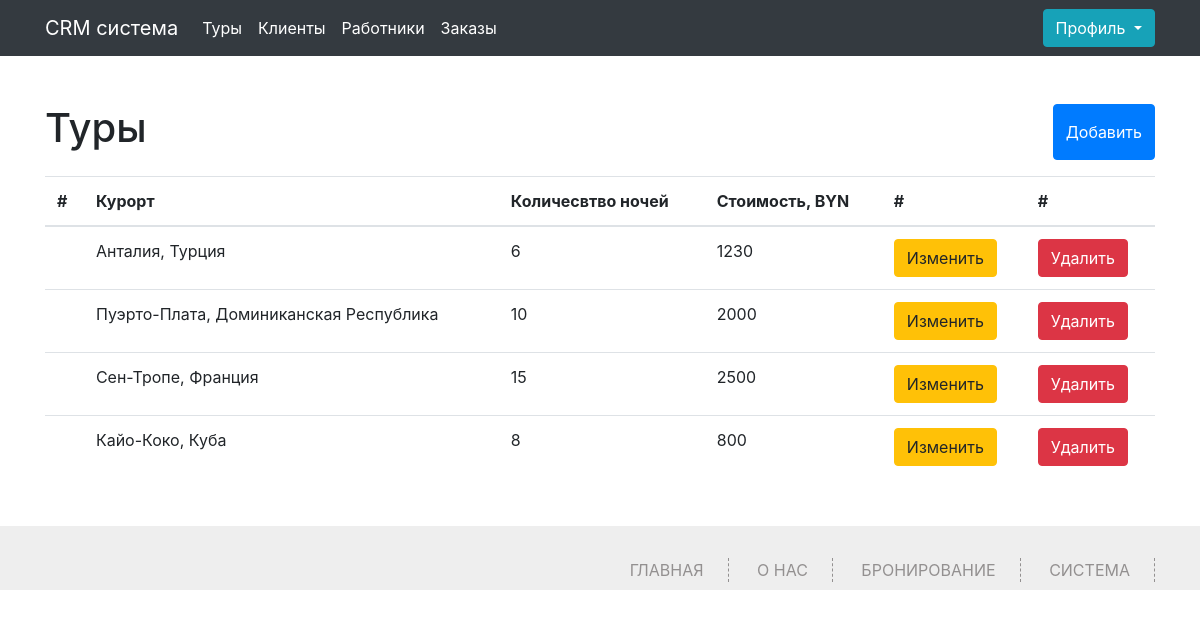
The page /tur (signed in) on the database as committed earlier.
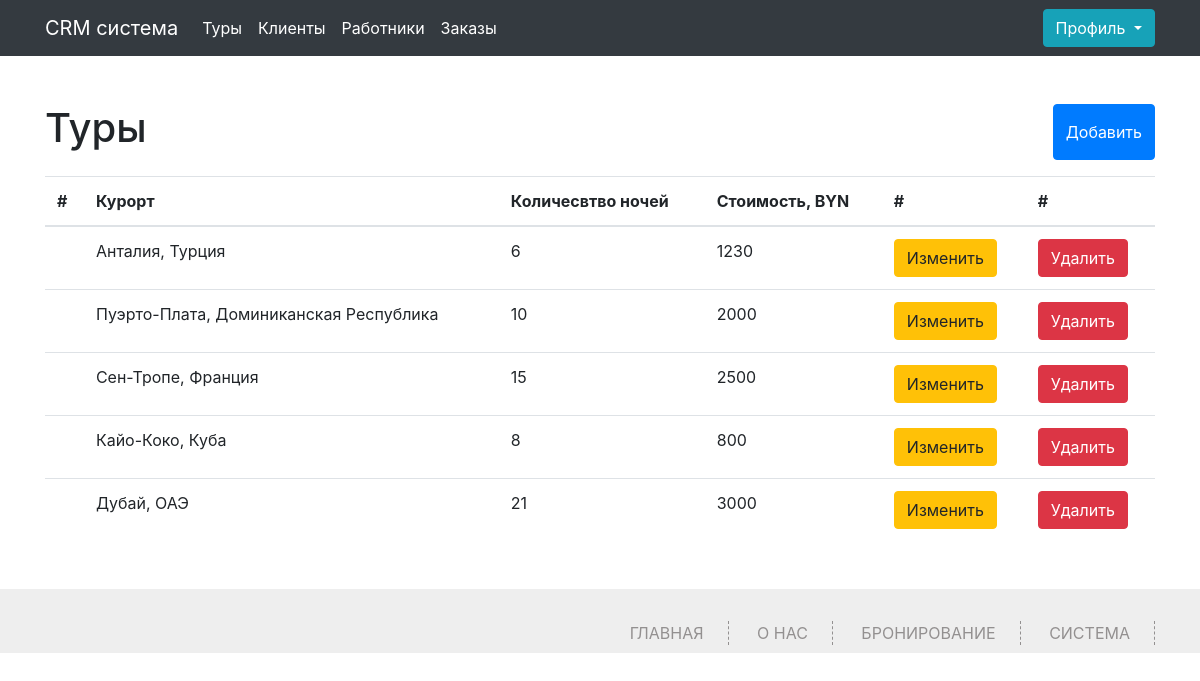
The same page on the database as committed later.
### app.py (models this page shows, shortened)
class Tur(db.Model):
    id = db.Column(db.Integer,primary_key=True)
    title = db.Column(db.String(100))
    price = db.Column(db.Integer)
    duration = db.Column(db.Integer)
    order_id = db.relationship('Orders', backref='tur', lazy='dynamic')

### app.py (the view, shortened to what this page needs)
@app.route('/tur', methods=['GET', 'POST'])
def tur():
    if 'name' not in session:
        abort(401)
    turs = Tur.query.all()
    return render_template("tur.html",turs=turs)

### app.py (called while the page is built)
@app.context_processor
def inject_user():
    def get_user_name():
        if 'name' in session:
            return Worker.query.filter_by(phone=session['name']).first()
    return dict(active_user=get_user_name())

### templates/tur.html (shortened to what this page needs)
{% extends 'base.html' %}
{% block main %}
<div class="container">
	<div class="content my-5">
		<div class="d-flex justify-content-between my-3">
			<h1>Туры</h1>
			<button type="button" class="btn btn-primary" data-toggle="modal" data-target="#exampleModal">
				Добавить
			  </button>
		</div>
  {% if not turs%}
  <h2>Список пуст!</h2>
  {%else%}
		<table class="table">
			<thead>
			  <tr>
				<th scope="col">#</th>
				<th scope="col">Курорт</th>
				<th scope="col">Количесвтво ночей</th>
				<th scope="col">Стоимость, BYN</th>
				<th scope="col">#</th>
				<th scope="col">#</th>
			  </tr>
			</thead>
			<tbody>
				{%for tur in turs%}
			  <tr>
				<th scope="row"></th>
				<td>{{tur.title}}</td>
				<td>{{tur.duration}}</td>
				<td>{{tur.price}}</td>
<td>				<button type="button" class="btn btn-warning" data-toggle="modal" data-target="#exampleModal{{tur.id}}"> Изменить</button>
</td>
				<td><a href="/delete_tur/{{tur.id}}" class="btn btn-danger">Удалить</a></td>
			  </tr>
			  {%endfor%}
			</tbody>
		  </table>
		  {%endif%}
	</div>
</div>
{% endblock %}

Rows that differ between the two databases and show on the page:
added Tur: title "Дубай, ОАЭ", duration "21", price "3000"
